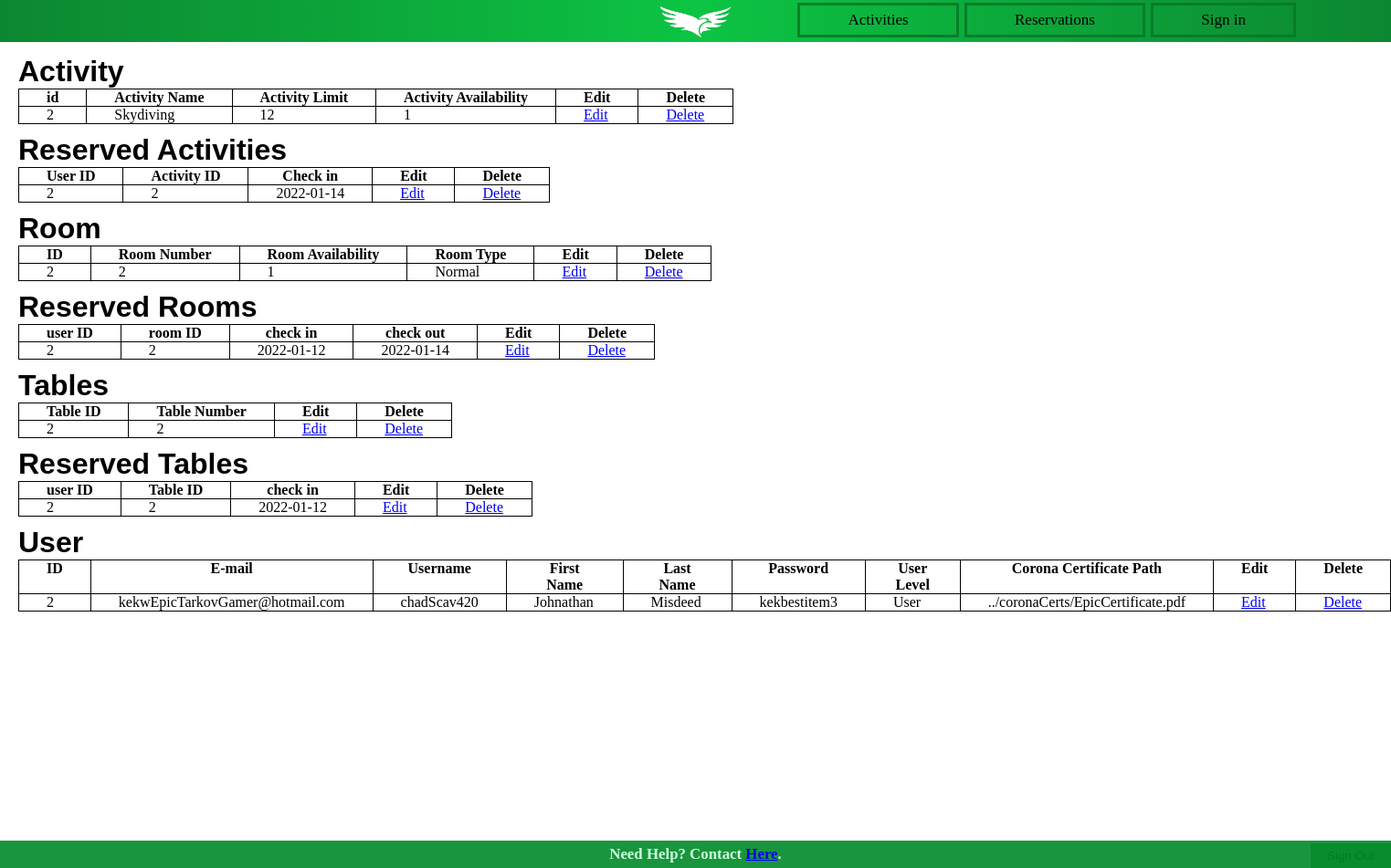
The app's page /adminPanel.php with its own data.
### tables this page shows
CREATE TABLE `activities` (
  `id` int(11) NOT NULL,
  `activityName` varchar(255) NOT NULL,
  `activityLimit` int(11) NOT NULL,
  `activityAvailability` tinyint(1) NOT NULL
);

CREATE TABLE `reservedactivities` (
  `userId` int(11) DEFAULT NULL,
  `activityId` int(11) DEFAULT NULL,
  `checkIn` date DEFAULT NULL,
  `rsrvActivitiesId` int(11) NOT NULL
);

CREATE TABLE `rooms` (
  `id` int(11) NOT NULL,
  `roomNr` int(11) NOT NULL,
  `roomAvailability` tinyint(1) NOT NULL,
  `roomType` varchar(30) NOT NULL
);

CREATE TABLE `reservedrooms` (
  `userId` int(11) DEFAULT NULL,
  `roomId` int(11) DEFAULT NULL,
  `checkIn` date NOT NULL,
  `checkOut` date NOT NULL,
  `rsrvRoomsId` int(11) NOT NULL
);

CREATE TABLE `tables` (
  `id` int(11) NOT NULL,
  `tableNr` int(11) NOT NULL
);

CREATE TABLE `reservedtables` (
  `userId` int(11) DEFAULT NULL,
  `tableId` int(11) DEFAULT NULL,
  `checkIn` date DEFAULT NULL,
  `rsrvTableId` int(11) NOT NULL
);

CREATE TABLE `users` (
  `id` int(11) NOT NULL,
  `email` varchar(255) NOT NULL,
  `username` varchar(15) NOT NULL,
  `password` varchar(255) NOT NULL,
  `usrLevel` varchar(20) NOT NULL,
  `pathCert` varchar(255) NOT NULL,
  `firstName` varchar(15) NOT NULL,
  `lastName` varchar(25) NOT NULL
);

### functions/functions.php (the view, shortened to what this page needs)
<?php
require 'dbCon.php';
function adminActivity()
{
    global $con;
    $query = $con->prepare("SELECT * FROM activities");
    $query->execute();
    $result = $query->get_result();
    $data = $result->fetch_all(MYSQLI_ASSOC);
    $funcRequired = "adminActivity";
    foreach ($data as $row) {
        echo '<tr>';
        echo '<td>' . $row['id'] . '</td>';
        echo '<td>' . $row['activityName'] . '</td>';
        echo '<td>' . $row['activityLimit'] . '</td>';
        echo '<td>' . $row['activityAvailability'] . '</td>';
        echo "<td>" . '<a href="./adminPanelEdit.php?id=' . $row['id'] . '&funcRequired='. $funcRequired . '">Edit</a>' . "</td>";
        echo "<td>" . '<a href="Delete.php?id=' . $row['id'] . '">Delete</a>' . "</td>";
        echo '</tr>';
    }
}
function adminReservedActivities()
{
    global $con;
    $query = $con->prepare("SELECT * FROM reservedactivities");
    $query->execute();
    $result = $query->get_result();
    $data = $result->fetch_all(MYSQLI_ASSOC);
    $funcRequired = "adminReservedActivities";
    foreach ($data as $row) {
        echo '<tr>';
        echo '<td>' . $row['userId'] . '</td>';
        echo '<td>' . $row['activityId'] . '</td>';
        echo '<td>' . $row['checkIn'] . '</td>';
        echo "<td>" . '<a href="./adminPanelEdit.php?id=' . $row['rsrvActivitiesId'] . '&funcRequired='. $funcRequired . '">Edit</a>' . "</td>";
        echo "<td>" . '<a href="Delete.php?id=' . $row['userId'] . '">Delete</a>' . "</td>";
        echo '</tr>';
    }
}
function adminRoom()
{
    global $con;
    $query = $con->prepare("SELECT * FROM rooms");
    $query->execute();
    $result = $query->get_result();
    $data = $result->fetch_all(MYSQLI_ASSOC);
    $funcRequired = "adminRoom";
    foreach ($data as $row) {
        echo '<tr>';
        echo '<td>' . $row['id'] . '</td>';
        echo '<td>' . $row['roomNr'] . '</td>';
        echo '<td>' . $row['roomAvailability'] . '</td>';
        echo '<td>' . $row['roomType'] . '</td>';
        echo "<td>" . '<a href="./adminPanelEdit.php?id=' . $row['id'] . '&funcRequired='. $funcRequired . '">Edit</a>' . "</td>";
        echo "<td>" . '<a href="Delete.php?id=' . $row['id'] . '">Delete</a>' . "</td>";
        echo '</tr>';
    }
}
function adminReservedRooms()
{
    global $con;
    $query = $con->prepare("SELECT * FROM reservedrooms");
    $query->execute();
    $result = $query->get_result();
    $data = $result->fetch_all(MYSQLI_ASSOC);
    $funcRequired = "adminReservedRooms";
    foreach ($data as $row) {
        echo '<tr>';
        echo '<td>' . $row['userId'] . '</td>';
        echo '<td>' . $row['roomId'] . '</td>';
        echo '<td>' . $row['checkIn'] . '</td>';
        echo '<td>' . $row['checkOut'] . '</td>';
        echo "<td>" . '<a href="./adminPanelEdit.php?id=' . $row['rsrvRoomsId'] . '&funcRequired='. $funcRequired . '">Edit</a>' . "</td>";
        echo "<td>" . '<a href="Delete.php?id=' . $row['rsrvRoomsId'] . '">Delete</a>' . "</td>";
        echo '</tr>';
    }
}
function adminTables()
{
    global $con;
    $query = $con->prepare("SELECT * FROM tables");
    $query->execute();
    $result = $query->get_result();
    $data = $result->fetch_all(MYSQLI_ASSOC);
    $funcRequired = "adminTables";
    foreach ($data as $row) {
        echo '<tr>';
        echo '<td>' . $row['id'] . '</td>';
        echo '<td>' . $row['tableNr'] . '</td>';
        echo "<td>" . '<a href="./adminPanelEdit.php?id=' . $row['id'] . '&funcRequired='. $funcRequired . '">Edit</a>' . "</td>";
        echo "<td>" . '<a href="Delete.php?id=' . $row['id'] . '">Delete</a>' . "</td>";
        echo '</tr>';
    }
}
function adminReservedTables()
{
    global $con;
    $query = $con->prepare("SELECT * FROM reservedTables");
    $query->execute();
    $result = $query->get_result();
    $data = $result->fetch_all(MYSQLI_ASSOC);
    $funcRequired = "adminReservedTables";
    foreach ($data as $row) {
        echo '<tr>';
        echo '<td>' . $row['userId'] . '</td>';
        echo '<td>' . $row['tableId'] . '</td>';
        echo '<td>' . $row['checkIn'] . '</td>';
        echo "<td>" . '<a href="./adminPanelEdit.php?id=' . $row['rsrvTableId'] . '&funcRequired='. $funcRequired . '">Edit</a>' . "</td>";
        echo "<td>" . '<a href="Delete.php?id=' . $row['rsrvTableId'] . '">Delete</a>' . "</td>";
        echo '</tr>';
    }
}
function adminUsers()
{
    global $con;
    $query = $con->prepare("SELECT * FROM users");
    $query->execute();
    $result = $query->get_result();
    $data = $result->fetch_all(MYSQLI_ASSOC);
    $funcRequired = "adminUsers";
    foreach ($data as $row) {
        echo '<tr>';
        echo '<td>' . $row['id'] . '</td>';
        echo '<td>' . $row['email'] . '</td>';
        echo '<td>' . $row['username'] . '</td>';
        echo '<td>' . $row['firstName'] . '</td>';
        echo '<td>' . $row['lastName'] . '</td>';
        echo '<td>' . $row['password'] . '</td>';
        echo '<td>' . $row['usrLevel'] . '</td>';
        echo '<td>' . $row['pathCert'] . '</td>';
        echo "<td>" . '<a href="./adminPanelEdit.php?id=' . $row['id'] . '&funcRequired='. $funcRequired . '">Edit</a>' . "</td>";
        echo "<td>" . '<a href="Delete.php?id=' . $row['id'] . '">Delete</a>' . "</td>";
        echo '</tr>';
    }
}
?>

### res/style.css (style rules this page uses)
* { margin: 0; padding: 0; border: 0; outline: 0; vertical-align: baseline; }
body { overflow: hidden; height:100%; background-size: 100%; background-repeat: no-repeat; margin: 0; }
table, th, td { border: 1px solid black; border-collapse: collapse; }
#evCalEventTable tr, td, th { padding-left: 30px; padding-right: 30px; }
#resRoomTable td, th, tr { margin: 20px; color: white; }
#adminPanel td, th, tr { margin: 20px; color: black; }
#adminPanel { overflow: visible !important; }

### records on screen
activities: id "2", activityName "Skydiving", activityLimit "12", activityAvailability "1"
reservedactivities: userId "2", activityId "2", checkIn "2022-01-14"
rooms: id "2", roomNr "2", roomAvailability "1", roomType "Normal"
reservedrooms: userId "2", roomId "2", checkIn "2022-01-12", checkOut "2022-01-14"
tables: id "2", tableNr "2"
reservedtables: userId "2", tableId "2", checkIn "2022-01-12"
users: id "2", email "kekwEpicTarkovGamer@hotmail.com", username "chadScav420", firstName "Johnathan", lastName "Misdeed", password "kekbestitem3", usrLevel "User", pathCert "../coronaCerts/EpicCertificate.pdf"
